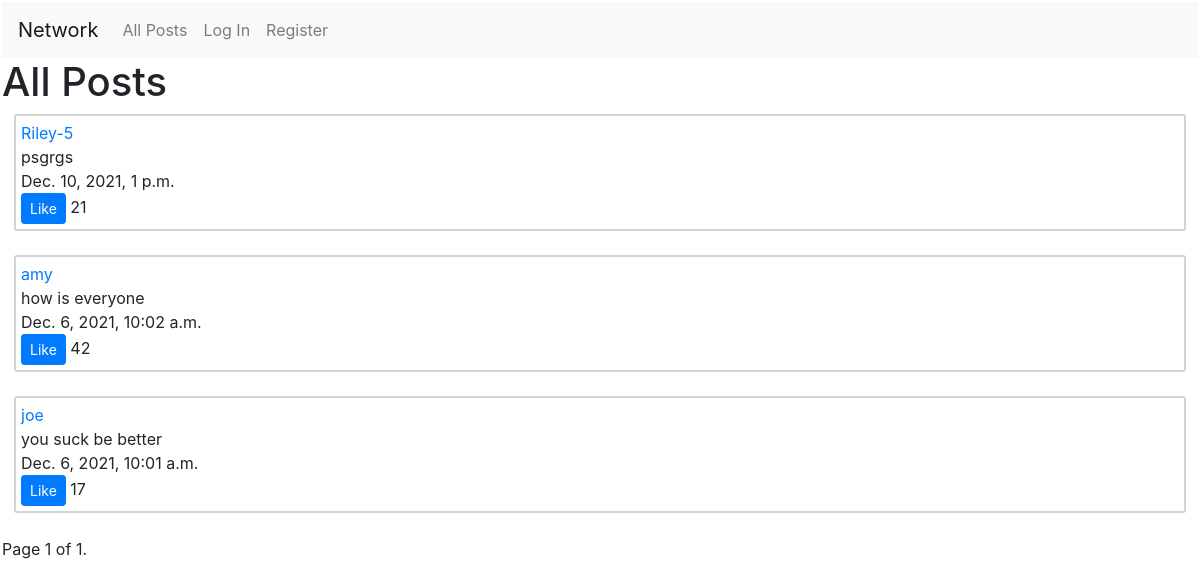
Before: / with the older database file.
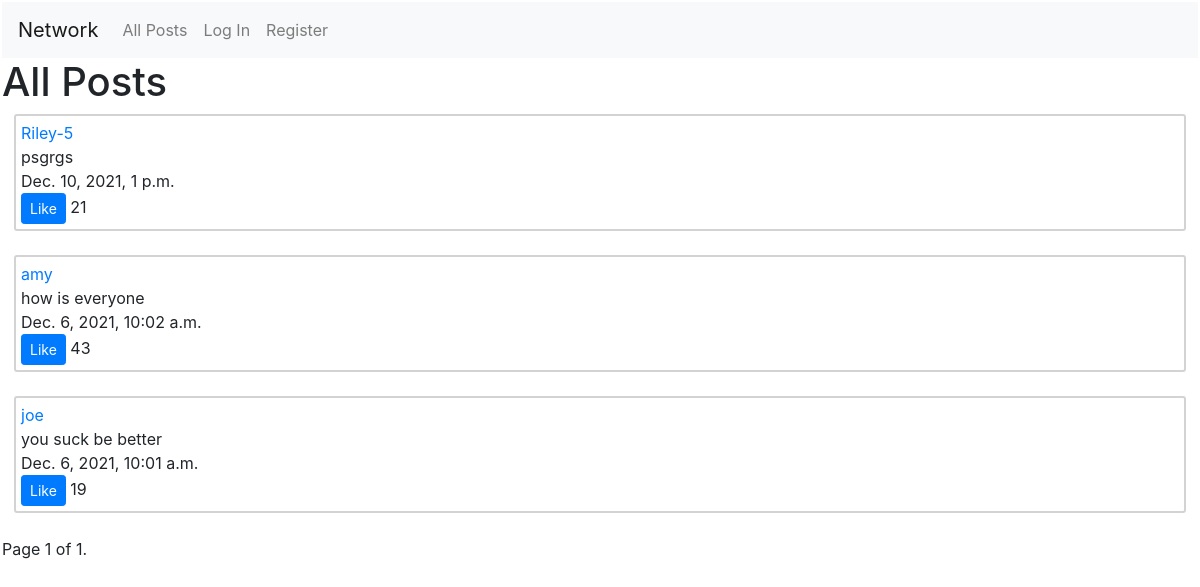
After: the same page with the newer database file.
### network/models.py (models this page shows, shortened)
class Post(models.Model):
    content = models.TextField()
    dateTime = models.DateTimeField(auto_now = False, auto_now_add = True)
    like = models.BigIntegerField(default = 0)
    user = models.ForeignKey(User, on_delete = models.CASCADE, related_name = "user")

class User(AbstractUser):
    pass

### network/views.py (the view)
# urls.py: path("", views.index, name="index"),
def index(request):
    if request.method == "POST":
        form = CreatePostForm(request.POST)
        if form.is_valid():
            post = form.save(commit = False)
            post.user = request.user
            post.save()
            return HttpResponseRedirect(reverse("index"))
    else:
        form = CreatePostForm()
    allPosts = Post.objects.order_by("-dateTime").all()
    postsPerPage = Paginator(allPosts, 10)
    page_number = request.GET.get('page')
    page_obj = postsPerPage.get_page(page_number)
    return render(request, "network/index.html", {
        "allPosts": page_obj,
        "form": form
    })

### network/templates/network/index.html (shortened to what this page needs)
{% extends "network/layout.html" %}
{% load static %}
{% block body %}
    <h1>All Posts</h1>
    {% for post in allPosts %}
        <div class="posts">
            <div id="username">
                <a id="profile-link" href="{% url 'profile' post.user %}">{{ post.user}}</a>
            </div>
            <div id="content">
                {{ post.content }}
            </div>
            <div id="date-time">
                {{ post.dateTime }}
            </div>
            <div id="likes">
                <button class="btn btn-primary btn-sm likes-button" data-postid = "{{ post.id }}" onclick = "likePost(this)">Like</button>
                <span id="number-likes{{ post.id }}">{{ post.like }}</span>
            </div>
        </div>
        <br>
    {% endfor %}
    <div class="pagination">
        <span class="step-links">
            <span class="current">
                Page {{ allPosts.number }} of {{ allPosts.paginator.num_pages }}.
            </span>
        </span>
    </div>
{% endblock %}

### network/templates/network/layout.html (shortened to what this page needs)
{% load static %}
<!DOCTYPE html>
<html lang="en">
    <head>
        <link rel="stylesheet" href="https://stackpath.bootstrapcdn.com/bootstrap/4.4.1/css/bootstrap.min.css">
        <link href="{% static 'network/styles.css' %}" rel="stylesheet">
    </head>
    <body>
        <nav class="navbar navbar-expand-lg navbar-light bg-light">
            <a class="navbar-brand" href="{% url 'index' %}">Network</a>
            <div>
              <ul class="navbar-nav mr-auto">
                <li class="nav-item">
                  <a class="nav-link" href="{% url 'index' %}">All Posts</a>
                </li>
                {% if user.is_authenticated %}
                    <li class="nav-item">
                        <a class="nav-link" href="{% url 'following' %}">Following</a>
                    </li>
                    <li class="nav-item">
                        <a class="nav-link" href="{% url 'logout' %}">Log Out</a>
                    </li>
                {% else %}
                    <li class="nav-item">
                        <a class="nav-link" href="{% url 'login' %}">Log In</a>
                    </li>
                    <li class="nav-item">
                        <a class="nav-link" href="{% url 'register' %}">Register</a>
                    </li>
                {% endif %}
              </ul>
            </div>
          </nav>
        <div class="body">
            {% block body %}
            {% endblock %}
        </div>
    </body>
</html>

### network/static/network/styles.css (style rules this page uses)
body { padding: 2px; }
.posts { border: solid 2px lightgray; border-radius: 3px; margin-right: 1vw; margin-left: 1vw; padding: 5px; }

Changed rows visible on the page:
changed Post "how is everyone": like "42" → "43"
changed Post "you suck be better": like "17" → "19"
